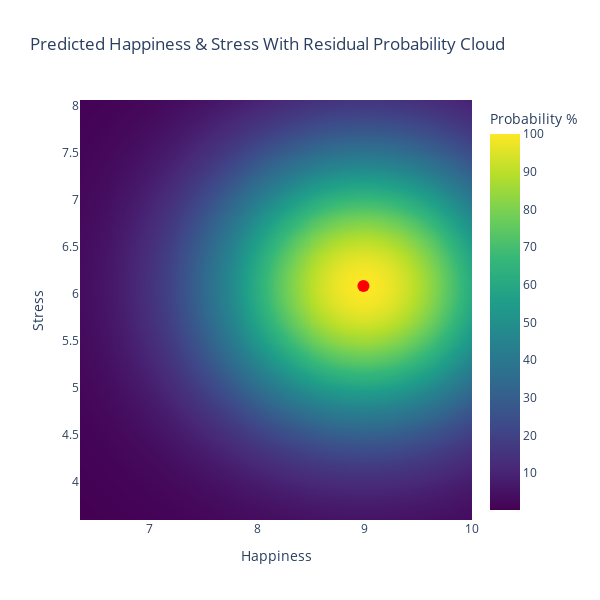

Notebook cell for this chart:
### Code cell
# Visualization of prediction with brobability cloud
# AI used for visualisation enchancment

# --------------------------------------------
# 1. Prepare new_user (must add engineered features!)
# --------------------------------------------
new_user = pd.DataFrame([{
    "Age": 27,
    "Daily_Screen_Time(hrs)": 4.2,
    "Social_Media_Platform": "Instagram",
    "Exercise_Frequency(week)": 4,
    "Days_Without_Social_Media": 1,
    "Sleep_Quality(1-10)": 6
}])

# Add engineered features (since pipeline no longer does it)
new_user["Balance_Score"] = (
    (new_user["Exercise_Frequency(week)"] + 1) *
    (new_user["Days_Without_Social_Media"] + 1) /
    new_user["Daily_Screen_Time(hrs)"]
)

new_user["Screen_per_Exercise"] = (
    new_user["Daily_Screen_Time(hrs)"] /
    (new_user["Exercise_Frequency(week)"] + 1)
)

# Predict
prediction = final_pipeline.predict(new_user)
happiness_pred = prediction[0][0]
stress_pred = prediction[0][1]


# --------------------------------------------
# 2. Compute residuals on test set
# --------------------------------------------
# The test set X_test also have engineered features
X_test_fe = X_test.copy()

X_test_fe["Balance_Score"] = (
    (X_test_fe["Exercise_Frequency(week)"] + 1) *
    (X_test_fe["Days_Without_Social_Media"] + 1) /
    X_test_fe["Daily_Screen_Time(hrs)"]
)

X_test_fe["Screen_per_Exercise"] = (
    X_test_fe["Daily_Screen_Time(hrs)"] /
    (X_test_fe["Exercise_Frequency(week)"] + 1)
)

# Prediction on enhanced test set
y_test_pred = final_pipeline.predict(X_test_fe)

y_test_df = y_test.reset_index(drop=True)
y_test_pred_df = pd.DataFrame(y_test_pred, columns=y_test.columns)

residuals = y_test_df - y_test_pred_df

happiness_min = max(happiness_pred + residuals["Happiness_Index(1-10)"].min(), 0)
happiness_max = min(happiness_pred + residuals["Happiness_Index(1-10)"].max(), 10)
stress_min = max(stress_pred + residuals["Stress_Level(1-10)"].min(), 0)
stress_max = min(stress_pred + residuals["Stress_Level(1-10)"].max(), 10)


# --------------------------------------------
# 3. Create probability cloud grid
# --------------------------------------------
grid_size = 200
happiness_grid = np.linspace(happiness_min, happiness_max, grid_size)
stress_grid = np.linspace(stress_min, stress_max, grid_size)
H, S = np.meshgrid(happiness_grid, stress_grid)

happiness_std = residuals["Happiness_Index(1-10)"].std()
stress_std = residuals["Stress_Level(1-10)"].std()

Z = np.exp(
    -(((H - happiness_pred)**2)/(2 * happiness_std**2) +
      ((S - stress_pred)**2)/(2 * stress_std**2))
)

Z_percent = (Z / Z.max()) * 100


# --------------------------------------------
# 4. Plot heatmap with Plotly
# --------------------------------------------
fig = go.Figure()

fig.add_trace(go.Heatmap(
    z=Z_percent,
    x=happiness_grid,
    y=stress_grid,
    colorscale='Viridis',
    colorbar=dict(title='Probability %'),
    zsmooth='best'
))

fig.add_trace(go.Scatter(
    x=[happiness_pred],
    y=[stress_pred],
    mode='markers',
    marker=dict(color='red', size=12),
    name='Predicted Value'
))

fig.update_layout(
    title='Predicted Happiness & Stress With Residual Probability Cloud',
    xaxis_title='Happiness',
    yaxis_title='Stress',
    xaxis=dict(range=[happiness_min, happiness_max]),
    yaxis=dict(range=[stress_min, stress_max]),
    width=600,
    height=600
)

fig.show()

### Figure 1 — Plotly figure (JSON) as saved in the notebook; plotly's stock layout.template omitted (floating-point values rounded to 4 significant figures; data arrays with more than 128 entries replaced by an {"elided": "..."} marker saying what was removed)
{"data": [{"colorbar": {"title": {"text": "Probability %"}}, "colorscale": [[0, "#440154"], [0.1111, "#482878"], [0.2222, "#3e4989"], [0.3333, "#31688e"], [0.4444, "#26828e"], [0.5556, "#1f9e89"], [0.6667, "#35b779"], [0.7778, "#6ece58"], [0.8889, "#b5de2b"], [1, "#fde725"]], "type": "heatmap", "x": {"elided": "200 float values"}, "y": {"elided": "200 float values"}, "z": {"elided": "200x200 float values"}, "zsmooth": "best"}, {"marker": {"color": "red", "size": 12}, "mode": "markers", "name": "Predicted Value", "type": "scatter", "x": [8.989], "y": [6.087]}], "layout": {"height": 600, "title": {"text": "Predicted Happiness & Stress With Residual Probability Cloud"}, "width": 600, "xaxis": {"range": [6.351, 10], "title": {"text": "Happiness"}}, "yaxis": {"range": [3.597, 8.067], "title": {"text": "Stress"}}}}
